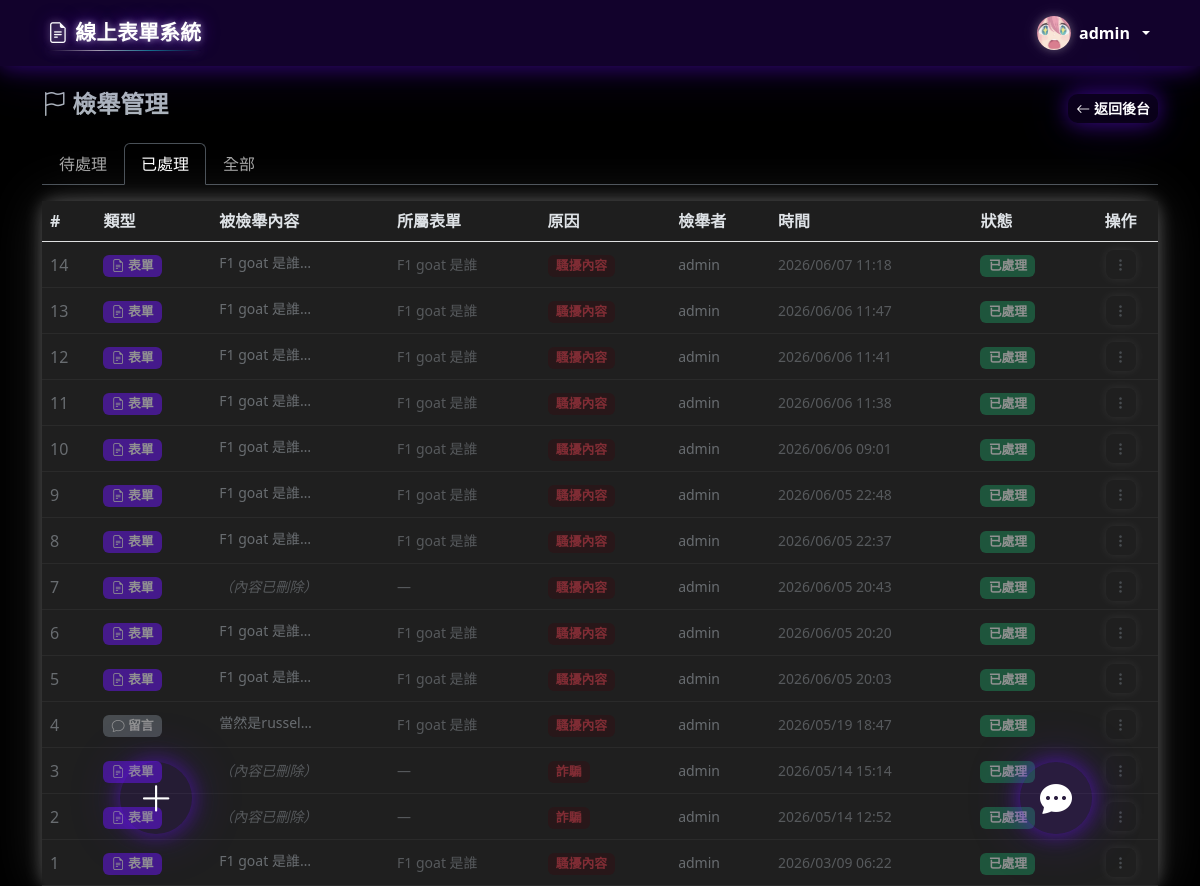
The app's page /admin/reports.php?filter=resolved (signed in) with its own data.
### tables this page shows
CREATE TABLE `users` (
  `id` int(11) NOT NULL AUTO_INCREMENT,
  `username` varchar(50) NOT NULL,
  `password` varchar(255) NOT NULL,
  `email` varchar(100) NOT NULL,
  `role` enum('admin','member') DEFAULT 'member',
  `group_id` int(11) DEFAULT NULL,
  `avatar` varchar(255) DEFAULT NULL,
  `profile_bg` varchar(255) DEFAULT NULL,
  `created_at` timestamp NOT NULL DEFAULT current_timestamp(),
  `bio` text DEFAULT NULL,
  `profile_bg_ratio` tinyint(4) NOT NULL DEFAULT 7,
  PRIMARY KEY (`id`),
  UNIQUE KEY `username` (`username`),
  UNIQUE KEY `email` (`email`),
  KEY `group_id` (`group_id`),
  CONSTRAINT `users_ibfk_1` FOREIGN KEY (`group_id`) REFERENCES `groups` (`id`) ON DELETE SET NULL
);

CREATE TABLE `reports` (
  `id` int(11) NOT NULL AUTO_INCREMENT,
  `type` enum('comment','form') NOT NULL,
  `target_id` int(11) NOT NULL,
  `reporter_id` int(11) NOT NULL,
  `reason` varchar(50) NOT NULL,
  `status` enum('pending','resolved') DEFAULT 'pending',
  `delete_token` varchar(64) DEFAULT NULL,
  `created_at` timestamp NOT NULL DEFAULT current_timestamp(),
  PRIMARY KEY (`id`),
  KEY `reporter_id` (`reporter_id`),
  CONSTRAINT `reports_ibfk_1` FOREIGN KEY (`reporter_id`) REFERENCES `users` (`id`) ON DELETE CASCADE
);

### config/session.php (called while the page is built, shortened)
<?php
function isLoggedIn() {
    return isset($_SESSION['user_id']);
}
function assetUrl($path) {
    if (strpos($path, '/uploads/') === 0) {
        return APP_BASE . $path;
    }
    return $path;
}

### admin/reports.php (the view, shortened to what this page needs)
<?php
require_once '../config/session.php';
require_once '../config/db.php';
$filter = $_GET['filter'] ?? 'pending';
$where  = $filter === 'all' ? '' : "WHERE r.status = '$filter'";
$reports = mysqli_query($conn, "
    SELECT r.id, r.type, r.target_id, r.reason, r.status, r.created_at,
           reporter.username AS reporter_name,
           CASE
               WHEN r.type = 'comment' THEN fc.content
               WHEN r.type = 'form'    THEN f.title
               ELSE NULL
           END AS target_content,
           CASE
               WHEN r.type = 'form'    THEN f.title
               WHEN r.type = 'comment' THEN cf.title
               ELSE NULL
           END AS form_title,
           CASE
               WHEN r.type = 'form'    THEN r.target_id
               WHEN r.type = 'comment' THEN fc.form_id
               ELSE NULL
           END AS form_id
    FROM reports r
    LEFT JOIN users reporter ON r.reporter_id = reporter.id
    LEFT JOIN form_comments fc ON r.type = 'comment' AND r.target_id = fc.id
    LEFT JOIN forms f ON r.type = 'form' AND r.target_id = f.id
    LEFT JOIN forms cf ON r.type = 'comment' AND fc.form_id = cf.id
    $where
    ORDER BY r.created_at DESC
");
require_once '../config/header.php';
?>
<div class="row mb-3 align-items-center">
    <div class="col">
        <h4 class="fw-bold">
            <i class="bi bi-flag"></i> 檢舉管理
        </h4>
    </div>
    <div class="col-auto">
        <a href="<?= REL_BASE ?>admin/dashboard.php" class="btn btn-glow-primary btn-sm">
            <i class="bi bi-arrow-left"></i> 返回後台
        </a>
    </div>
</div>
<ul class="nav nav-tabs mb-3">
    <li class="nav-item">
        <a class="nav-link <?= $filter === 'pending' ? 'active' : '' ?>" href="?filter=pending">
            待處理
        </a>
    </li>
    <li class="nav-item">
        <a class="nav-link <?= $filter === 'resolved' ? 'active' : '' ?>" href="?filter=resolved">已處理</a>
    </li>
    <li class="nav-item">
        <a class="nav-link <?= $filter === 'all' ? 'active' : '' ?>" href="?filter=all">全部</a>
    </li>
</ul>
<div class="card">
    <div class="table-responsive">
        <table class="table table-hover mb-0 align-middle">
            <thead class="table-light">
                <tr>
                    <th>#</th>
                    <th>類型</th>
                    <th>被檢舉內容</th>
                    <th>所屬表單</th>
                    <th>原因</th>
                    <th>檢舉者</th>
                    <th>時間</th>
                    <th>狀態</th>
                    <th class="text-center">操作</th>
                </tr>
            </thead>
            <tbody>
                <?php if (mysqli_num_rows($reports) === 0): ?>
                    <tr><td colspan="9" class="text-center text-muted py-4">沒有檢舉記錄</td></tr>
                <?php else: ?>
                    <?php while ($r = mysqli_fetch_assoc($reports)): ?>
                    <tr id="report-row-<?= $r['id'] ?>" class="<?= $r['status'] === 'resolved' ? 'opacity-50' : '' ?>">
                        <td><?= $r['id'] ?></td>
                        <td>
                            <?php if ($r['type'] === 'form'): ?>
                                <span class="badge bg-primary"><i class="bi bi-file-earmark-text"></i> 表單</span>
                            <?php else: ?>
                                <span class="badge bg-secondary"><i class="bi bi-chat"></i> 留言</span>
                            <?php endif; ?>
                        </td>
                        <td class="small" style="max-width:200px;">
                            <?php if ($r['target_content']): ?>
                                <span class="text-truncate d-inline-block" style="max-width:180px;">
                                    <?= htmlspecialchars(mb_substr(strip_tags($r['target_content']), 0, 35)) ?>…
                                </span>
                            <?php else: ?>
                                <span class="text-muted fst-italic">（內容已刪除）</span>
                            <?php endif; ?>
                        </td>
                        <td class="small text-muted"><?= htmlspecialchars($r['form_title'] ?? '—') ?></td>
                        <td>
                            <span class="badge bg-danger-subtle text-danger"><?= htmlspecialchars($r['reason']) ?></span>
                        </td>
                        <td class="small"><?= htmlspecialchars($r['reporter_name'] ?? '匿名') ?></td>
                        <td class="small text-muted"><?= date('Y/m/d H:i', strtotime($r['created_at'])) ?></td>
                        <td>
                            <?php if ($r['status'] === 'pending'): ?>
                                <span class="badge bg-warning text-dark">待處理</span>
                            <?php else: ?>
                                <span class="badge bg-success">已處理</span>
                            <?php endif; ?>
                        </td>
                        <td class="text-center">
                            <div class="dropdown">
                                <button class="btn btn-sm btn-outline-secondary" type="button"
                                        data-bs-toggle="dropdown" data-bs-boundary="viewport" data-bs-strategy="fixed" aria-expanded="false">
                                    <i class="bi bi-three-dots-vertical"></i>
                                </button>
                            </div>
                        </td>
                    </tr>
                    <?php endwhile; ?>
                <?php endif; ?>
            </tbody>
        </table>
    </div>
</div>
<?php require_once '../config/footer.php'; ?>

### config/header.php (shortened to what this page needs)
<?php
require_once __DIR__ . '/session.php';
?>
<!DOCTYPE html>
<html lang="zh-TW" id="html-root">
<head>
    <link rel="stylesheet" href="https://cdn.jsdelivr.net/npm/bootstrap@5.3.0/dist/css/bootstrap.min.css">
    <link rel="stylesheet" href="https://cdn.jsdelivr.net/npm/bootstrap-icons@1.10.5/font/bootstrap-icons.css">
    <link rel="stylesheet" href="<?= REL_BASE ?>css/style.css?v=<?= filemtime($_SERVER['DOCUMENT_ROOT'] . APP_BASE . '/css/style.css') ?>">
    <link rel="stylesheet" href="https://cdn.quilljs.com/1.3.7/quill.snow.css">
</head>
<body>
<nav class="navbar navbar-expand-lg navbar-dark bg-primary sticky-top">
    <div class="container">
        <a class="navbar-brand site-brand-neon fw-bold" href="<?= REL_BASE ?>index.php">
            <i class="bi bi-file-earmark-text"></i> 線上表單系統
        </a>
        <div class="collapse navbar-collapse" id="navbarNav">
            <ul class="navbar-nav align-items-center">
                <?php if (isLoggedIn()):
                    $uid = $_SESSION['user_id'];
                    $nav_avatar = null;
                    if (isset($conn)) {
                        $nav_row = mysqli_fetch_assoc(mysqli_query($conn, "SELECT avatar FROM users WHERE id = $uid"));
                        $nav_avatar = $nav_row['avatar'] ?? null;
                    }
                ?>
                <li class="nav-item dropdown">
                    <a class="nav-link dropdown-toggle d-flex align-items-center gap-2 py-2" href="#" data-bs-toggle="dropdown" data-bs-auto-close="outside">
                        <?php if (!empty($nav_avatar)): ?>
                            <img src="<?= htmlspecialchars(assetUrl($nav_avatar)) ?>" class="site-avatar"
                                 style="width:34px;height:34px;border-radius:50%;object-fit:cover;" alt="">
                        <?php endif; ?>
                        <span class="fw-semibold" style="font-size:1rem;"><?= htmlspecialchars($_SESSION['username']) ?></span>
                    </a>
                </li>
                <?php endif; ?>
            </ul>
        </div>
    </div>
</nav>
<div class="container mt-4">

### css/style.css (style rules this page uses)
:root { --glow-bg-alpha: 0.10; --glow-near-px: 22px; --glow-near-alpha: 0.55; --glow-far-px: 55px; --glow-far-alpha: 0.22; --glow-hover-near-px: 30px; --glow-hover-near-alpha: 0.78; --glow-hover-far-px: 70px; --glow-hover-far-alpha: 0.35; --glow-card-dark-near-px: 18px; --glow-card-dark-near-alpha: 0.30; --glow-card-dark-far-alpha: 0.13; --glow-sm-near-px: 10px; --glow-sm-near-alpha: 0.55; --glow-sm-far-px: 22px; --glow-sm-far-alpha: 0.22; --glow-white-near-px: 10px; --glow-white-near-alpha: 0.22; --glow-white-far-px: 28px; --glow-white-far-alpha: 0.09; --glow-white-hover-near-px: 16px; --glow-white-hover-near-alpha: 0.35; --glow-white-hover-far-px: 40px; --glow-white-hover-far-alpha: 0.14; }
body { background-color: var(--bs-body-bg, #f8f9fa); }
.navbar-brand { font-size: 1.3rem; }
.site-brand-neon { position: relative; display: inline-flex; align-items: center; gap: .42rem; padding: .2rem .35rem; border-radius: 8px; letter-spacing: .01em; text-shadow: 0 0 7px rgba(255, 255, 255, .58), 0 0 18px rgba(var(--bs-primary-rgb, 13,110,253), .62); transition: text-shadow .18s ease, filter .18s ease, transform .18s ease; }
.site-brand-neon::after { content: ""; position: absolute; left: .35rem; right: .35rem; bottom: .08rem; height: 1px; background: linear-gradient(90deg, transparent, rgba(255, 255, 255, .82), rgba(23, 190, 207, .78), transparent); box-shadow: 0 0 8px rgba(255, 255, 255, .45), 0 0 16px rgba(var(--bs-primary-rgb, 13,110,253), .56); opacity: .74; }
.card { border: none; box-shadow: 0 6px 28px rgba(0,0,0,0.18), 0 2px 6px rgba(0,0,0,0.10); border-radius: 12px; background-color: #ffffff; }
.btn { border-radius: 8px; border: none !important; box-shadow: 0 2px 8px rgba(0,0,0,0.15), 0 1px 3px rgba(0,0,0,0.08); transition: box-shadow .2s ease, transform .15s ease; }
[data-bs-theme="dark"] .btn { box-shadow: 0 0 8px rgba(255,255,255,0.13), 0 0 20px rgba(255,255,255,0.05) !important; }
.badge { font-size: 0.8rem; }
.table th { background-color: #f1f3f5; color: var(--bs-body-color); font-weight: 600; }
[data-bs-theme="dark"] .nav-tabs .nav-link:not(.active) { color: rgba(255,255,255,0.65); }
html[data-bs-theme="dark"], html[data-bs-theme="dark"] body { background-color: #000000 !important; --bs-body-bg: #000000; }
[data-bs-theme="dark"] .card:not([class*="bg-"]) { background-color: #242424 !important; border: none !important; box-shadow: 0 0 var(--glow-card-dark-near-px) rgba(255,255,255,var(--glow-card-dark-near-alpha)), 0 0 var(--glow-far-px) rgba(255,255,255,var(--glow-card-dark-far-alpha)) !important; }
[data-bs-theme="dark"] .table th { background-color: #1e1e1e; color: #dee2e6; }
[data-bs-theme="dark"] .table { --bs-table-bg: #1a1a1a; --bs-table-striped-bg: #1e1e1e; --bs-table-border-color: #2a2a2a; }
.navbar.bg-primary { background: rgba(var(--bs-primary-rgb, 13,110,253), 0.18) !important; backdrop-filter: blur(14px); -webkit-backdrop-filter: blur(14px); box-shadow: 0 2px var(--glow-near-px) rgba(var(--bs-primary-rgb, 13,110,253), 0.40), 0 1px var(--glow-far-px) rgba(var(--bs-primary-rgb, 13,110,253), 0.18) !important; }
.navbar.bg-primary .nav-link, .navbar.bg-primary .navbar-brand { color: var(--bs-primary-nav-text, var(--bs-primary-text, #fff)) !important; }
.site-avatar { box-shadow: 0 2px 10px rgba(0,0,0,0.22), 0 0 6px rgba(0,0,0,0.10); transition: box-shadow .2s ease; }
[data-bs-theme="dark"] .site-avatar { box-shadow: 0 0 10px rgba(255,255,255,0.28), 0 0 22px rgba(255,255,255,0.10) !important; }
.btn.btn-glow-primary, .btn.btn-glow-green, .btn.btn-glow-red, .btn.btn-glow-cyan, .btn.btn-glow-amber, [data-bs-theme="dark"] .btn.btn-glow-primary, [data-bs-theme="dark"] .btn.btn-glow-green, [data-bs-theme="dark"] .btn.btn-glow-red, [data-bs-theme="dark"] .btn.btn-glow-cyan, [data-bs-theme="dark"] .btn.btn-glow-amber { color: #fff !important; border: none !important; border-radius: 10px; font-weight: 600; background: rgba(var(--glow-rgb), var(--glow-bg-alpha)) !important; box-shadow: 0 0 var(--glow-near-px) rgba(var(--glow-rgb), var(--glow-near-alpha)), 0 0 var(--glow-far-px) rgba(var(--glow-rgb), var(--glow-far-alpha)) !important; transition: transform .2s ease, box-shadow .2s ease; }
.btn.btn-glow-primary { --glow-rgb: var(--bs-primary-rgb, 13,110,253); }

### config/_card_anim.php (style rules this page uses)
.card { transition: transform 0.28s ease, box-shadow 0.28s ease; will-change: transform; }

### records on screen
users: avatar (picture)
reports: id "14", type "form" (drawn), target_content "F1 goat 是誰", form_title "F1 goat 是誰", reason "騷擾內容", reporter.username "admin", created_at "2026/06/07 11:18", status "已處理"
reports: id "13", type "form" (drawn), target_content "F1 goat 是誰", form_title "F1 goat 是誰", reason "騷擾內容", reporter.username "admin", created_at "2026/06/06 11:47", status "已處理"
reports: id "12", type "form" (drawn), target_content "F1 goat 是誰", form_title "F1 goat 是誰", reason "騷擾內容", reporter.username "admin", created_at "2026/06/06 11:41", status "已處理"
reports: id "11", type "form" (drawn), target_content "F1 goat 是誰", form_title "F1 goat 是誰", reason "騷擾內容", reporter.username "admin", created_at "2026/06/06 11:38", status "已處理"
reports: id "10", type "form" (drawn), target_content "F1 goat 是誰", form_title "F1 goat 是誰", reason "騷擾內容", reporter.username "admin", created_at "2026/06/06 09:01", status "已處理"
reports: id "9", type "form" (drawn), target_content "F1 goat 是誰", form_title "F1 goat 是誰", reason "騷擾內容", reporter.username "admin", created_at "2026/06/05 22:48", status "已處理"
reports: id "8", type "form" (drawn), target_content "F1 goat 是誰", form_title "F1 goat 是誰", reason "騷擾內容", reporter.username "admin", created_at "2026/06/05 22:37", status "已處理"
reports: id "7", type "form" (drawn), shows "（內容已刪除）", form_title "—", reason "騷擾內容", reporter.username "admin", created_at "2026/06/05 20:43", status "已處理"
reports: id "6", type "form" (drawn), target_content "F1 goat 是誰", form_title "F1 goat 是誰", reason "騷擾內容", reporter.username "admin", created_at "2026/06/05 20:20", status "已處理"
reports: id "5", type "form" (drawn), target_content "F1 goat 是誰", form_title "F1 goat 是誰", reason "騷擾內容", reporter.username "admin", created_at "2026/06/05 20:03", status "已處理"
reports: id "4", type "comment" (drawn), target_content "當然是russel", form_title "F1 goat 是誰", reason "騷擾內容", reporter.username "admin", created_at "2026/05/19 18:47", status "已處理"
reports: id "3", type "form" (drawn), shows "（內容已刪除）", form_title "—", reason "詐騙", reporter.username "admin", created_at "2026/05/14 15:14", status "已處理"
reports: id "2", type "form" (drawn), shows "（內容已刪除）", form_title "—", reason "詐騙", reporter.username "admin", created_at "2026/05/14 12:52", status "已處理"
reports: id "1", type "form" (drawn), target_content "F1 goat 是誰", form_title "F1 goat 是誰", reason "騷擾內容", reporter.username "admin", created_at "2026/03/09 06:22", status "已處理"

### other values on screen
$_SESSION['username'] "admin"
